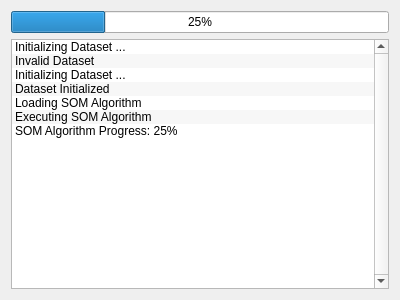
<?xml version="1.0" encoding="UTF-8"?>
<ui version="4.0">
 <class>ActivitiesPageWidget</class>
 <widget class="QWidget" name="ActivitiesPageWidget">
  <property name="geometry">
   <rect>
    <x>0</x>
    <y>0</y>
    <width>400</width>
    <height>300</height>
   </rect>
  </property>
  <property name="minimumSize">
   <size>
    <width>400</width>
    <height>300</height>
   </size>
  </property>
  <property name="windowTitle">
   <string>Form</string>
  </property>
  <layout class="QGridLayout" name="gridLayout">
   <item row="0" column="0">
    <widget class="QProgressBar" name="progressBar">
     <property name="value">
      <number>25</number>
     </property>
    </widget>
   </item>
   <item row="1" column="0">
    <widget class="QListWidget" name="logList">
     <property name="verticalScrollBarPolicy">
      <enum>Qt::ScrollBarAlwaysOn</enum>
     </property>
     <property name="horizontalScrollBarPolicy">
      <enum>Qt::ScrollBarAlwaysOff</enum>
     </property>
     <property name="alternatingRowColors">
      <bool>true</bool>
     </property>
     <property name="iconSize">
      <size>
       <width>16</width>
       <height>16</height>
      </size>
     </property>
     <property name="layoutMode">
      <enum>QListView::Batched</enum>
     </property>
     <property name="wordWrap">
      <bool>true</bool>
     </property>
     <item>
      <property name="text">
       <string>Initializing Dataset ...</string>
      </property>
      <property name="icon">
       <iconset resource="../KD2.qrc">
        <normaloff>:/resources/yellow-dot.png</normaloff>:/resources/yellow-dot.png</iconset>
      </property>
     </item>
     <item>
      <property name="text">
       <string>Invalid Dataset</string>
      </property>
      <property name="icon">
       <iconset resource="../KD2.qrc">
        <normaloff>:/resources/red-dot.png</normaloff>:/resources/red-dot.png</iconset>
      </property>
     </item>
     <item>
      <property name="text">
       <string>Initializing Dataset ...</string>
      </property>
      <property name="icon">
       <iconset resource="../KD2.qrc">
        <normaloff>:/resources/yellow-dot.png</normaloff>:/resources/yellow-dot.png</iconset>
      </property>
     </item>
     <item>
      <property name="text">
       <string>Dataset Initialized</string>
      </property>
      <property name="icon">
       <iconset resource="../KD2.qrc">
        <normaloff>:/resources/green-dot.png</normaloff>:/resources/green-dot.png</iconset>
      </property>
     </item>
     <item>
      <property name="text">
       <string>Loading SOM Algorithm</string>
      </property>
      <property name="icon">
       <iconset resource="../KD2.qrc">
        <normaloff>:/resources/yellow-dot.png</normaloff>:/resources/yellow-dot.png</iconset>
      </property>
     </item>
     <item>
      <property name="text">
       <string>Executing SOM Algorithm</string>
      </property>
      <property name="icon">
       <iconset resource="../KD2.qrc">
        <normaloff>:/resources/yellow-dot.png</normaloff>:/resources/yellow-dot.png</iconset>
      </property>
     </item>
     <item>
      <property name="text">
       <string>SOM Algorithm Progress: 25%</string>
      </property>
      <property name="icon">
       <iconset resource="../KD2.qrc">
        <normaloff>:/resources/red-dot.png</normaloff>:/resources/red-dot.png</iconset>
      </property>
     </item>
    </widget>
   </item>
  </layout>
 </widget>
 <resources>
  <include location="../KD2.qrc"/>
 </resources>
 <connections/>
</ui>
